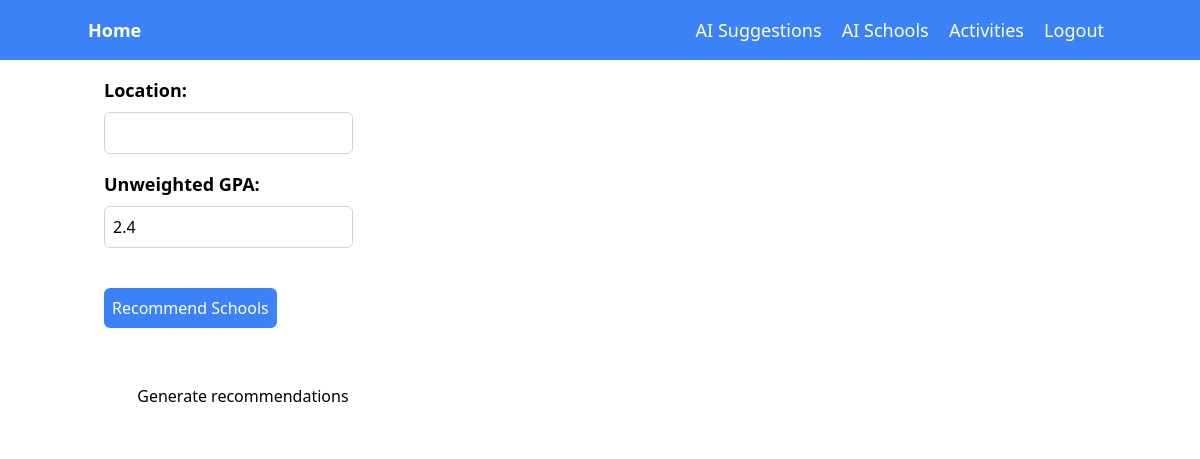
Page /recommend-schools (signed in) on the earlier database version.
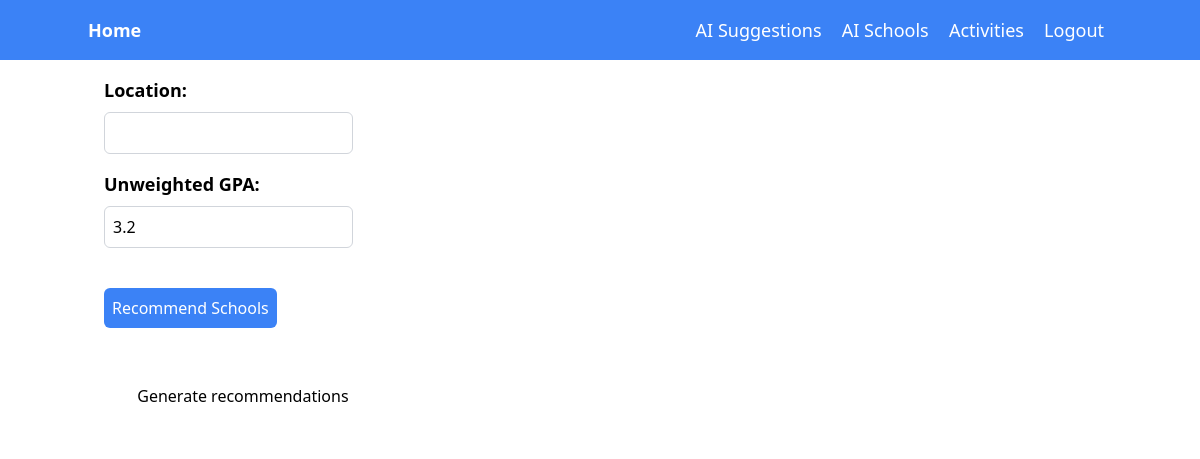
Same page on the later database version.
### tables this page shows
CREATE TABLE "users" (
	"name"	TEXT,
	"passw"	TEXT,
	"email"	TEXT
, "GPA"	TEXT);

### app.py (the view, shortened to what this page needs)
@app.route('/recommend-schools', methods=['POST', 'GET'])
def recommend_schools():
    try:
        username = session['UNAME']
    except:
        return redirect('/login')
    r = session.get('schools', 'Generate recommendations')
    gpa = c.execute(f"SELECT gpa FROM users WHERE name = '{username}'").fetchone()[0]
    vals = (gpa, session.get('location', ''))
    return render_template('sug2.html', r = r, vals=vals)

### templates/sug2.html (shortened to what this page needs)
<!DOCTYPE html>
<html lang="en">
<head>
    <link href="https://cdn.jsdelivr.net/npm/tailwindcss@2.2.16/dist/tailwind.min.css" rel="stylesheet">
</head>
<body>
    <nav class="bg-blue-500 p-4">
        <div class="container mx-auto">
            <div class="flex justify-between">
                <a href="/" class="text-white text-lg font-bold">Home</a>
                <div>
                    <a href="/recommend-activity" class="text-white text-lg mx-2">AI Suggestions</a>
                    <a href="/recommend-schools" class="text-white text-lg mx-2">AI Schools</a>
                    <a href="/activities" class="text-white text-lg mx-2">Activities</a>
                    <a href="/logout" class="text-white text-lg mx-2">Logout</a>
                </div>
            </div>
        </div>
    </nav>
    <form action="/recommend-schools" method="POST">
        <div class="container mx-auto p-4">
            <label for="location" class="block text-lg font-bold">Location:</label>
            <input type="text" id="location" name="location" value='{{ vals[1] }}' class="border border-gray-300 rounded-md p-2 mt-2" required>
            <label for="gpa" class="block text-lg font-bold mt-4">Unweighted GPA:</label>
            <input type="text" id="gpa" name="gpa" value='{{ vals[0] }}' class="border border-gray-300 rounded-md p-2 mt-2" required>
            <br><br>
            <input type="submit" style="cursor: pointer;" value="Recommend Schools" class="bg-blue-500 text-white p-2 rounded-md mt-4">
        </div>
    </form>
    <div class="container mx-auto p-4" style="white-space: pre-wrap;">
        {{ r }}
    </div>
</body>
</html>

Differences in the rows shown:
changed users: gpa "2.4" → "3.2"
